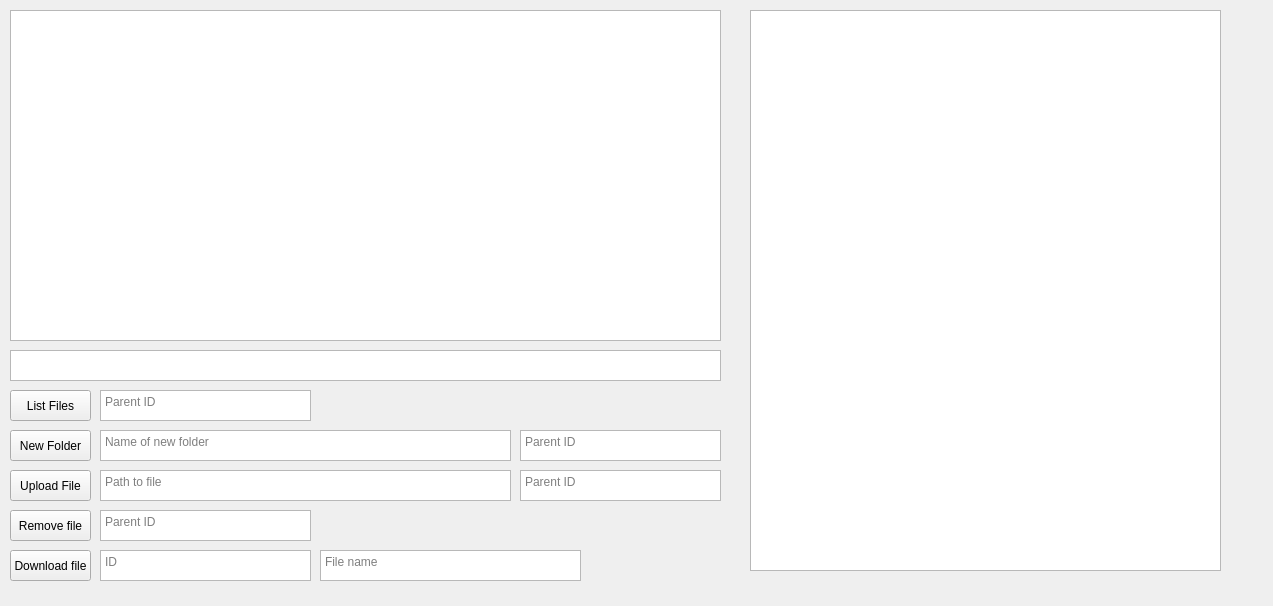
<?xml version="1.0" encoding="UTF-8"?>
<ui version="4.0">
 <class>FileWindow</class>
 <widget class="QWidget" name="FileWindow">
  <property name="geometry">
   <rect>
    <x>0</x>
    <y>0</y>
    <width>1273</width>
    <height>606</height>
   </rect>
  </property>
  <property name="windowTitle">
   <string>Form</string>
  </property>
  <widget class="QPushButton" name="list_files_button">
   <property name="geometry">
    <rect>
     <x>10</x>
     <y>390</y>
     <width>81</width>
     <height>31</height>
    </rect>
   </property>
   <property name="text">
    <string>List Files</string>
   </property>
  </widget>
  <widget class="QTextBrowser" name="responce_bar">
   <property name="geometry">
    <rect>
     <x>10</x>
     <y>10</y>
     <width>711</width>
     <height>331</height>
    </rect>
   </property>
  </widget>
  <widget class="QTextEdit" name="folder_name_fild">
   <property name="geometry">
    <rect>
     <x>100</x>
     <y>430</y>
     <width>411</width>
     <height>31</height>
    </rect>
   </property>
   <property name="placeholderText">
    <string>Name of new folder</string>
   </property>
  </widget>
  <widget class="QPushButton" name="new_folder_button">
   <property name="geometry">
    <rect>
     <x>10</x>
     <y>430</y>
     <width>81</width>
     <height>31</height>
    </rect>
   </property>
   <property name="text">
    <string>New Folder</string>
   </property>
  </widget>
  <widget class="QPushButton" name="upload_file_button">
   <property name="geometry">
    <rect>
     <x>10</x>
     <y>470</y>
     <width>81</width>
     <height>31</height>
    </rect>
   </property>
   <property name="text">
    <string>Upload File</string>
   </property>
  </widget>
  <widget class="QTextEdit" name="file_path_fild">
   <property name="geometry">
    <rect>
     <x>100</x>
     <y>470</y>
     <width>411</width>
     <height>31</height>
    </rect>
   </property>
   <property name="documentTitle">
    <string/>
   </property>
   <property name="placeholderText">
    <string>Path to file</string>
   </property>
  </widget>
  <widget class="QTextEdit" name="new_folder_parent_id">
   <property name="geometry">
    <rect>
     <x>520</x>
     <y>430</y>
     <width>201</width>
     <height>31</height>
    </rect>
   </property>
   <property name="placeholderText">
    <string>Parent ID</string>
   </property>
  </widget>
  <widget class="QTextEdit" name="upload_parent_id">
   <property name="geometry">
    <rect>
     <x>520</x>
     <y>470</y>
     <width>201</width>
     <height>31</height>
    </rect>
   </property>
   <property name="placeholderText">
    <string>Parent ID</string>
   </property>
  </widget>
  <widget class="QTextEdit" name="list_files_parent_id">
   <property name="geometry">
    <rect>
     <x>100</x>
     <y>390</y>
     <width>211</width>
     <height>31</height>
    </rect>
   </property>
   <property name="placeholderText">
    <string>Parent ID</string>
   </property>
  </widget>
  <widget class="QPushButton" name="remove_file_button">
   <property name="geometry">
    <rect>
     <x>10</x>
     <y>510</y>
     <width>81</width>
     <height>31</height>
    </rect>
   </property>
   <property name="text">
    <string>Remove file</string>
   </property>
  </widget>
  <widget class="QTextEdit" name="remove_file_id">
   <property name="geometry">
    <rect>
     <x>100</x>
     <y>510</y>
     <width>211</width>
     <height>31</height>
    </rect>
   </property>
   <property name="placeholderText">
    <string>Parent ID</string>
   </property>
  </widget>
  <widget class="QTextEdit" name="file_to_download_id">
   <property name="geometry">
    <rect>
     <x>100</x>
     <y>550</y>
     <width>211</width>
     <height>31</height>
    </rect>
   </property>
   <property name="documentTitle">
    <string/>
   </property>
   <property name="placeholderText">
    <string>ID</string>
   </property>
  </widget>
  <widget class="QPushButton" name="download_file_button">
   <property name="geometry">
    <rect>
     <x>10</x>
     <y>550</y>
     <width>81</width>
     <height>31</height>
    </rect>
   </property>
   <property name="text">
    <string>Download file</string>
   </property>
  </widget>
  <widget class="QTextEdit" name="file_to_download_name">
   <property name="geometry">
    <rect>
     <x>320</x>
     <y>550</y>
     <width>261</width>
     <height>31</height>
    </rect>
   </property>
   <property name="documentTitle">
    <string/>
   </property>
   <property name="placeholderText">
    <string>File name</string>
   </property>
  </widget>
  <widget class="QTextBrowser" name="status_bar">
   <property name="geometry">
    <rect>
     <x>10</x>
     <y>350</y>
     <width>711</width>
     <height>31</height>
    </rect>
   </property>
  </widget>
  <widget class="QListView" name="file_list_view">
   <property name="geometry">
    <rect>
     <x>750</x>
     <y>10</y>
     <width>471</width>
     <height>561</height>
    </rect>
   </property>
  </widget>
 </widget>
 <resources/>
 <connections/>
</ui>
